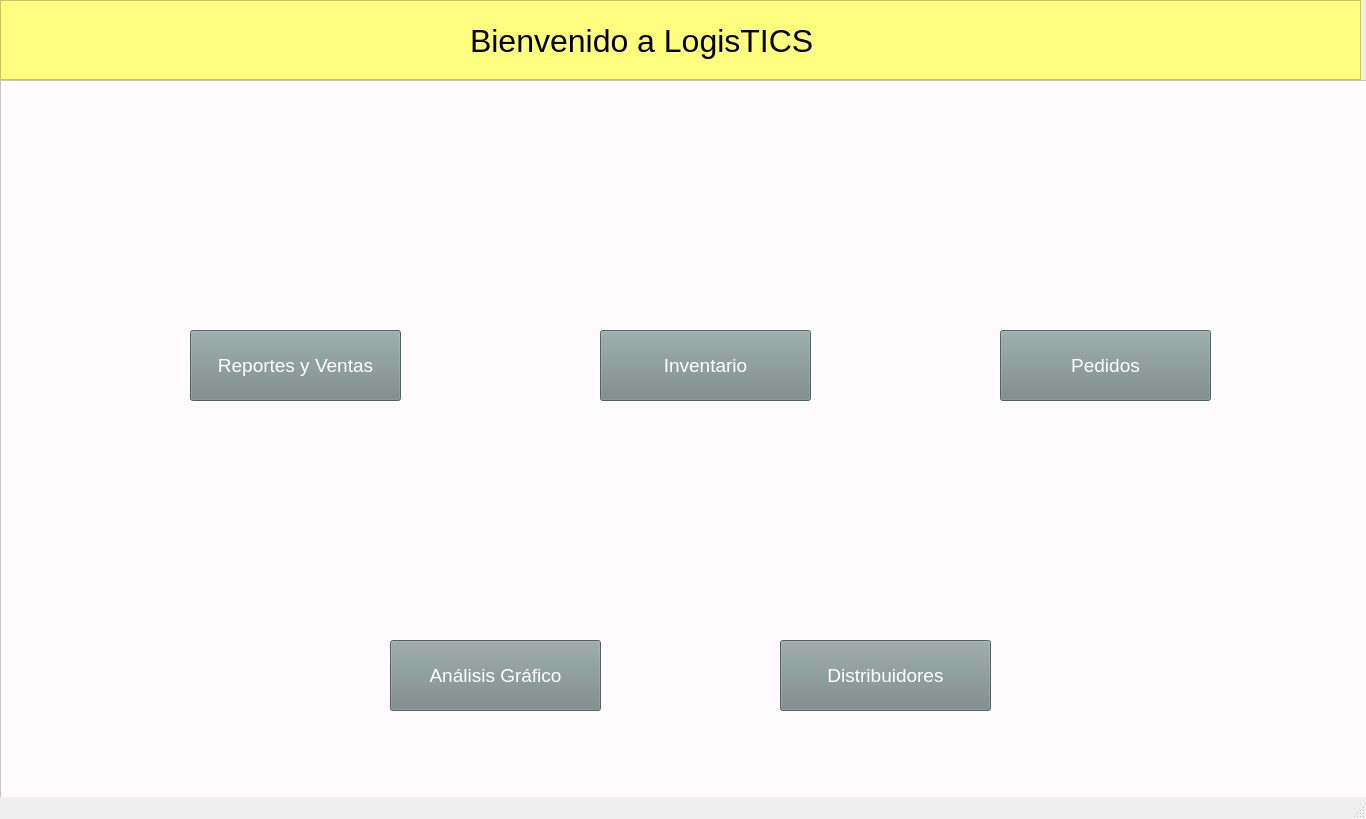
<?xml version="1.0" encoding="UTF-8"?>
<ui version="4.0">
 <class>inicio</class>
 <widget class="QMainWindow" name="inicio">
  <property name="geometry">
   <rect>
    <x>0</x>
    <y>0</y>
    <width>1366</width>
    <height>819</height>
   </rect>
  </property>
  <property name="windowTitle">
   <string>MainWindow</string>
  </property>
  <widget class="QWidget" name="centralwidget">
   <widget class="QFrame" name="headerFrame">
    <property name="geometry">
     <rect>
      <x>0</x>
      <y>0</y>
      <width>1361</width>
      <height>80</height>
     </rect>
    </property>
    <property name="acceptDrops">
     <bool>false</bool>
    </property>
    <property name="autoFillBackground">
     <bool>false</bool>
    </property>
    <property name="styleSheet">
     <string notr="true">background-color: rgb(255, 255, 127);</string>
    </property>
    <property name="frameShape">
     <enum>QFrame::StyledPanel</enum>
    </property>
    <property name="frameShadow">
     <enum>QFrame::Raised</enum>
    </property>
    <widget class="QLabel" name="label">
     <property name="geometry">
      <rect>
       <x>470</x>
       <y>10</y>
       <width>441</width>
       <height>61</height>
      </rect>
     </property>
     <property name="font">
      <font>
       <pointsize>24</pointsize>
      </font>
     </property>
     <property name="text">
      <string>Bienvenido a LogisTICS</string>
     </property>
    </widget>
   </widget>
   <widget class="QFrame" name="contentFrame">
    <property name="geometry">
     <rect>
      <x>0</x>
      <y>80</y>
      <width>1381</width>
      <height>741</height>
     </rect>
    </property>
    <property name="styleSheet">
     <string notr="true">background-color: rgb(255, 251, 252);</string>
    </property>
    <property name="frameShape">
     <enum>QFrame::StyledPanel</enum>
    </property>
    <property name="frameShadow">
     <enum>QFrame::Raised</enum>
    </property>
    <widget class="QLabel" name="label_2">
     <property name="geometry">
      <rect>
       <x>410</x>
       <y>350</y>
       <width>171</width>
       <height>171</height>
      </rect>
     </property>
     <property name="styleSheet">
      <string notr="true">border-image: url(:/iconos/iconoAnalisisGrafico.png);</string>
     </property>
     <property name="text">
      <string/>
     </property>
    </widget>
    <widget class="QLabel" name="label_3">
     <property name="geometry">
      <rect>
       <x>800</x>
       <y>360</y>
       <width>171</width>
       <height>171</height>
      </rect>
     </property>
     <property name="styleSheet">
      <string notr="true">border-image: url(:/iconos/distribuidr.png);</string>
     </property>
     <property name="text">
      <string/>
     </property>
    </widget>
    <widget class="QLabel" name="label_4">
     <property name="geometry">
      <rect>
       <x>1000</x>
       <y>30</y>
       <width>201</width>
       <height>201</height>
      </rect>
     </property>
     <property name="styleSheet">
      <string notr="true">border-image: url(:/iconos/pedidoIcono.png);</string>
     </property>
     <property name="text">
      <string/>
     </property>
    </widget>
    <widget class="QPushButton" name="menuReportesBtn">
     <property name="geometry">
      <rect>
       <x>190</x>
       <y>250</y>
       <width>211</width>
       <height>71</height>
      </rect>
     </property>
     <property name="font">
      <font>
       <pointsize>14</pointsize>
      </font>
     </property>
     <property name="cursor">
      <cursorShape>PointingHandCursor</cursorShape>
     </property>
     <property name="styleSheet">
      <string notr="true">color: rgb(255, 255, 255);
background-color: rgb(118, 136, 135);</string>
     </property>
     <property name="text">
      <string>Reportes y Ventas</string>
     </property>
    </widget>
    <widget class="QPushButton" name="menuInventarioBtn">
     <property name="geometry">
      <rect>
       <x>600</x>
       <y>250</y>
       <width>211</width>
       <height>71</height>
      </rect>
     </property>
     <property name="font">
      <font>
       <pointsize>14</pointsize>
      </font>
     </property>
     <property name="cursor">
      <cursorShape>PointingHandCursor</cursorShape>
     </property>
     <property name="styleSheet">
      <string notr="true">color: rgb(255, 255, 255);
background-color: rgb(118, 136, 135);</string>
     </property>
     <property name="text">
      <string>Inventario</string>
     </property>
    </widget>
    <widget class="QPushButton" name="menuPedidosBtn">
     <property name="geometry">
      <rect>
       <x>1000</x>
       <y>250</y>
       <width>211</width>
       <height>71</height>
      </rect>
     </property>
     <property name="font">
      <font>
       <pointsize>14</pointsize>
      </font>
     </property>
     <property name="cursor">
      <cursorShape>PointingHandCursor</cursorShape>
     </property>
     <property name="styleSheet">
      <string notr="true">color: rgb(255, 255, 255);
background-color: rgb(118, 136, 135);</string>
     </property>
     <property name="text">
      <string>Pedidos</string>
     </property>
    </widget>
    <widget class="QPushButton" name="menuAnalisisGraficoBtn">
     <property name="geometry">
      <rect>
       <x>390</x>
       <y>560</y>
       <width>211</width>
       <height>71</height>
      </rect>
     </property>
     <property name="font">
      <font>
       <pointsize>14</pointsize>
      </font>
     </property>
     <property name="cursor">
      <cursorShape>PointingHandCursor</cursorShape>
     </property>
     <property name="styleSheet">
      <string notr="true">color: rgb(255, 255, 255);
background-color: rgb(118, 136, 135);</string>
     </property>
     <property name="text">
      <string>Análisis Gráfico</string>
     </property>
    </widget>
    <widget class="QPushButton" name="menuDistribuidoresBtn">
     <property name="geometry">
      <rect>
       <x>780</x>
       <y>560</y>
       <width>211</width>
       <height>71</height>
      </rect>
     </property>
     <property name="font">
      <font>
       <pointsize>14</pointsize>
      </font>
     </property>
     <property name="cursor">
      <cursorShape>PointingHandCursor</cursorShape>
     </property>
     <property name="styleSheet">
      <string notr="true">color: rgb(255, 255, 255);
background-color: rgb(118, 136, 135);</string>
     </property>
     <property name="text">
      <string>Distribuidores</string>
     </property>
    </widget>
    <widget class="QLabel" name="label_5">
     <property name="geometry">
      <rect>
       <x>620</x>
       <y>70</y>
       <width>181</width>
       <height>161</height>
      </rect>
     </property>
     <property name="styleSheet">
      <string notr="true">border-image: url(:/iconos/inventarioIcono.png);</string>
     </property>
     <property name="text">
      <string/>
     </property>
    </widget>
    <widget class="QLabel" name="label_6">
     <property name="geometry">
      <rect>
       <x>210</x>
       <y>70</y>
       <width>171</width>
       <height>151</height>
      </rect>
     </property>
     <property name="styleSheet">
      <string notr="true">border-image: url(:/iconos/reporteVenta.png);</string>
     </property>
     <property name="text">
      <string/>
     </property>
    </widget>
   </widget>
  </widget>
  <widget class="QStatusBar" name="statusbar"/>
 </widget>
 <resources>
  <include location="iconosMenuPrincipal.qrc"/>
 </resources>
 <connections/>
</ui>
